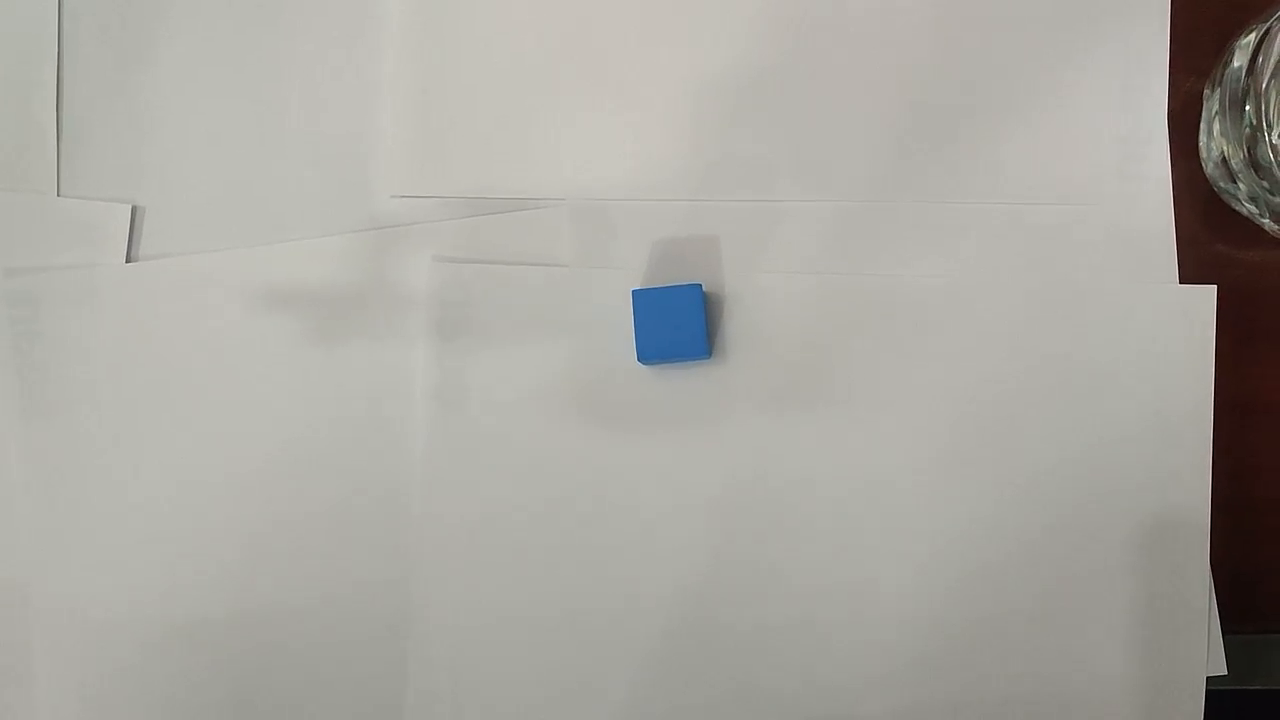
#> input picture frame 52 of video.mp4, 1280 x 720 px
$ python color.py
#> lines starting #> are read from the running program, lines starting #| are printed output that depends on the picture; after the words box and inside, x2 and y2 are one past the last pixel; in counts of white or black regions, pixels touching at a corner belong together
import cv2 as cv
import numpy as np

cap = cv.VideoCapture('./video.mp4')
# cap = cv.VideoCapture(0)

RED = [(136, 87, 111), (180, 255, 255)]
GREEN = [(25, 52, 72), (102, 255, 255)]
BLUE = [(94, 80, 2), (120, 255, 255)]

RGB = {
    'red': (0, 0, 255),
    'green': (0, 255, 0),
    'blue': (255, 0, 0),
}

def detect_color(hsv_frame, color_bounds):
    color_lower = np.array(color_bounds[0], np.uint8)
    color_upper = np.array(color_bounds[1], np.uint8)
    color_mask = cv.inRange(hsv_frame, color_lower, color_upper)

    kernel = np.ones((5, 5), "uint8")
    color_mask = cv.dilate(color_mask, kernel)
    contornos, _ = cv.findContours(color_mask, cv.RETR_TREE, cv.CHAIN_APPROX_SIMPLE)

    coordinates = []
    for contorno in contornos:
        area = cv.contourArea(contorno)

        if area > 1000:
            x, y, w, h = cv.boundingRect(contorno)
            x_center = x + w//2
            y_center = y + h//2
            coordinates.append((x, y, w, h, x_center, y_center))

    return coordinates

def draw_objects(frame, coordinates, label_color):
    for coordinate in coordinates:
        x, y, w, h, _, _ = coordinate
        cv.rectangle(frame, (x, y), (x+w, y+h), RGB[label_color], 2)
        cv.putText(frame, label_color, (x, y-10), cv.FONT_HERSHEY_SIMPLEX, 1, RGB[label_color], 2)

frame_count = -1
frame_interval = 10

last_blue_coords = []
last_red_coords = []
last_green_coords = []

while True:
    ret, frame = cap.read()
#> frame is the input picture: shape (720, 1280, 3); mean B, G, R 160.8, 167, 168.8
    if not ret:
        break

    frame_count += 1
    if frame_count % frame_interval == 0:
        hsv_frame = cv.cvtColor(frame, cv.COLOR_BGR2HSV)
#> hsv_frame: shape (720, 1280, 3); mean H, S, V 26, 19.7, 169.5

        last_red_coords = detect_color(hsv_frame, RED)
#> in detect_color, `contornos, _ = cv.findContours(color_mask, cv.RETR_TREE, cv.CHAIN_APPR..`: contornos = []
#> last_red_coords = []
        last_green_coords = detect_color(hsv_frame, GREEN)
#> in detect_color (call 2), `color_mask = cv.inRange(hsv_frame, color_lower, color_upper)`:
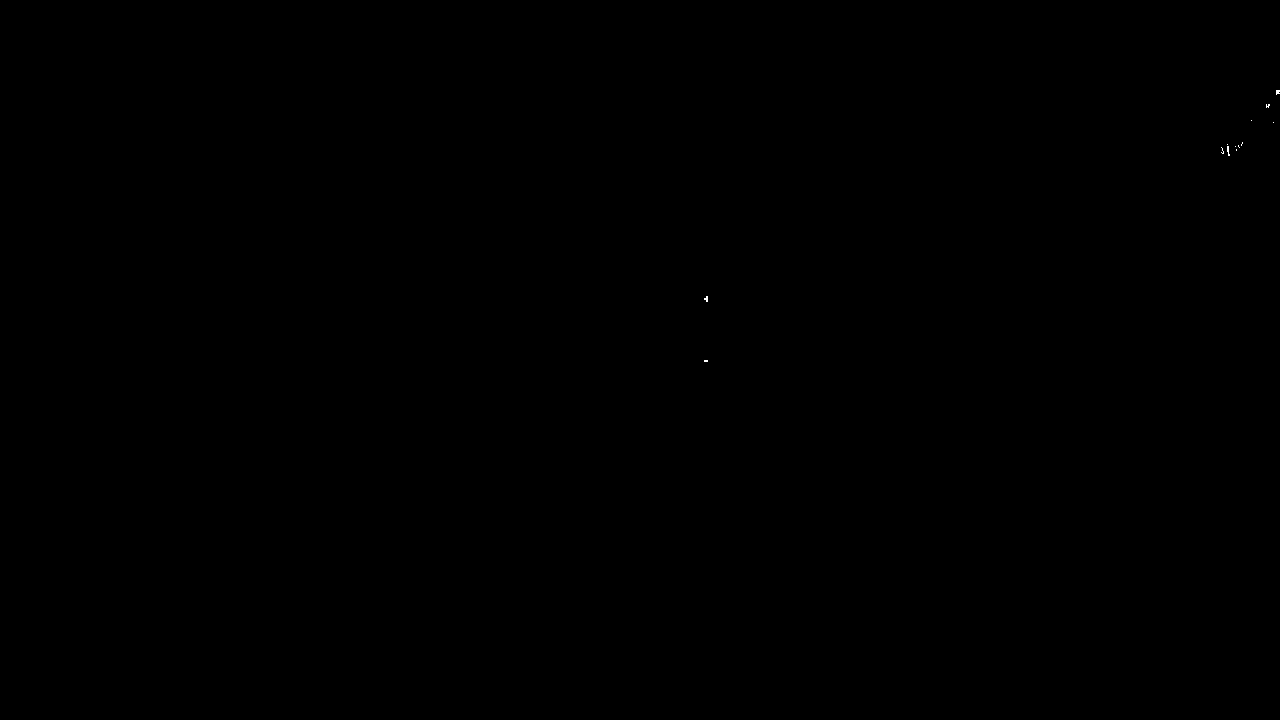
#> color_mask: shape (720, 1280); 0.01% white in thin lines or dots, all inside (x1, y1, x2, y2) = (704, 90, 1280, 362)
#> in detect_color (call 2), `contornos, _ = cv.findContours(color_mask, cv.RETR_TREE, cv.CHAIN_APPR..`: contornos = 8 contours, 2 with area under 20; largest, box (x1, y1, x2, y2) and area: (1219, 142, 1232, 158) 136, (1233, 140, 1245, 153) 82, (702, 294, 710, 304) 56, (1264, 102, 1272, 110) 48, (1274, 88, 1280, 97) 40, (702, 358, 710, 364) 35
#> the loop in detect_color (call 2), `for contorno in contornos:` made 8 passes
#> area on passes 2, 3, 4, 7, 8: 56, 136, 82.5, 47.5, 39.5
#> last_green_coords = []
        last_blue_coords = detect_color(hsv_frame, BLUE)
#> in detect_color (call 3), `color_mask = cv.inRange(hsv_frame, color_lower, color_upper)`:
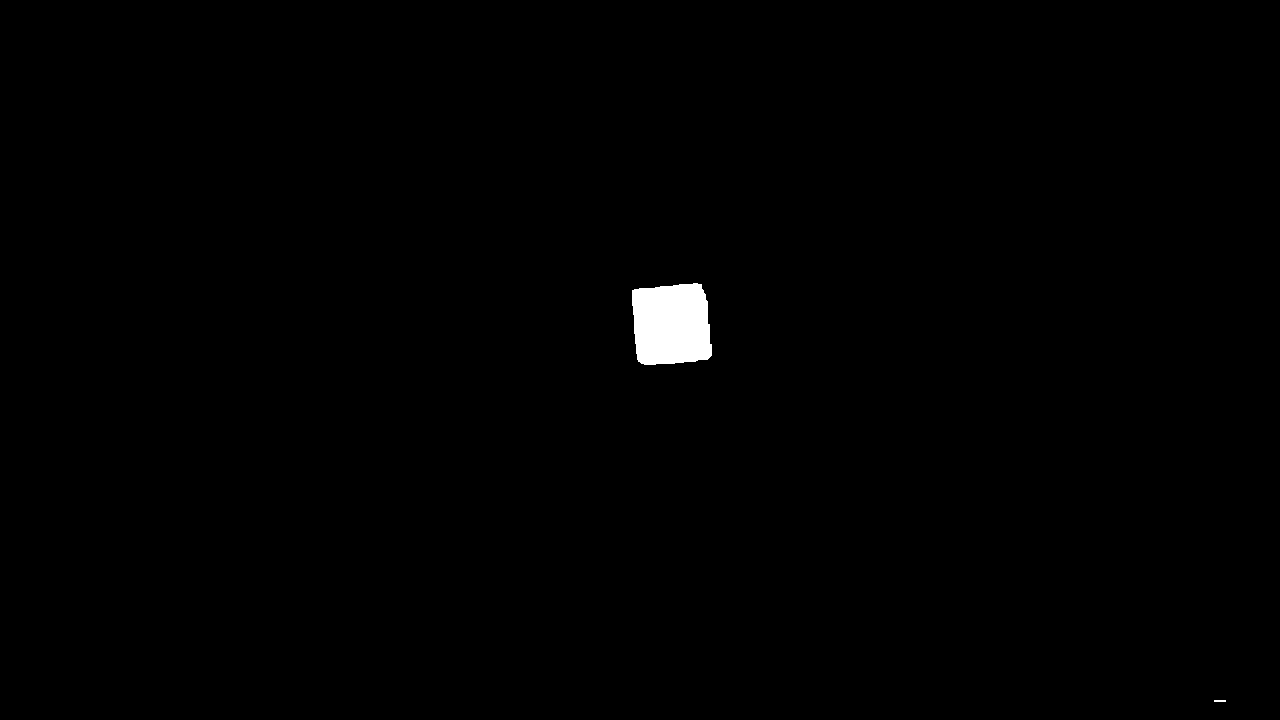
#> color_mask: shape (720, 1280); 0.62% white; 2 white regions, box (x1, y1, x2, y2) and area: (632, 283, 712, 365) 5725, (1214, 700, 1226, 702) 24
#> in detect_color (call 3), `color_mask = cv.dilate(color_mask, kernel)`:
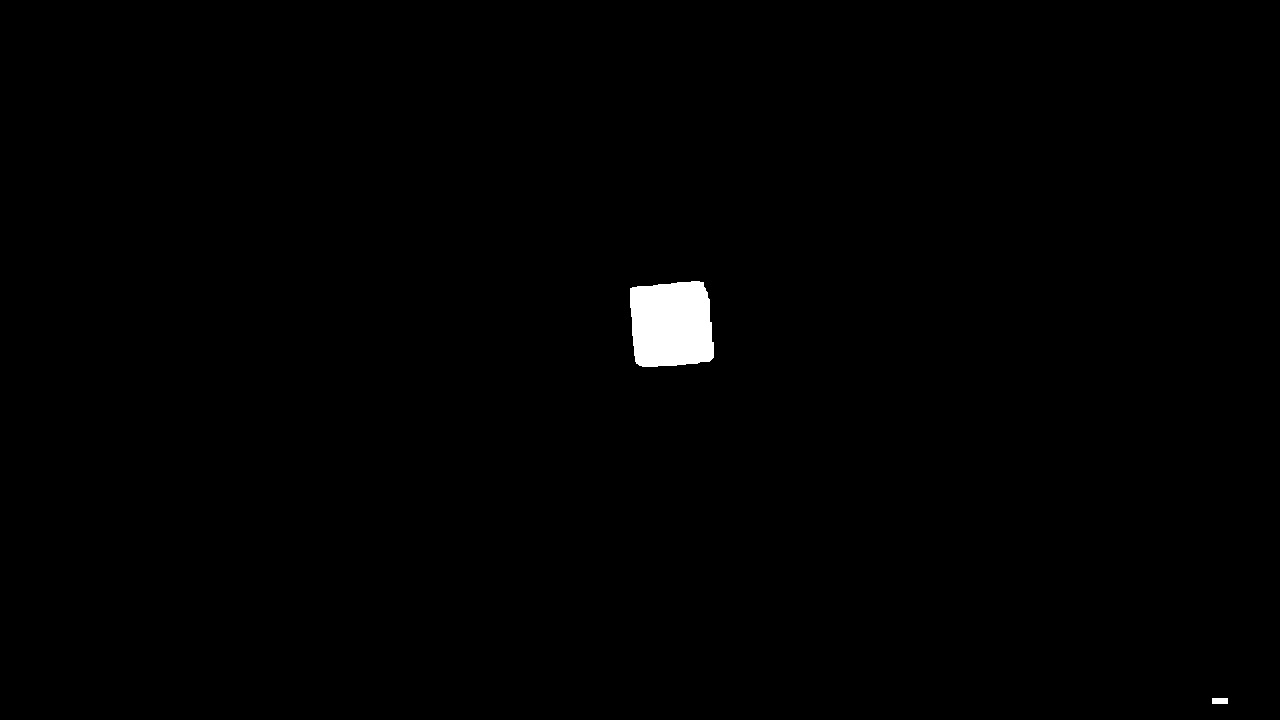
#> color_mask: shape (720, 1280); 0.7% white; 2 white regions
#> in detect_color (call 3), `contornos, _ = cv.findContours(color_mask, cv.RETR_TREE, cv.CHAIN_APPR..`: contornos = 2 contours; box (x1, y1, x2, y2) and area: (630, 281, 714, 367) 6237, (1212, 698, 1228, 704) 75
#> the loop in detect_color (call 3), `for contorno in contornos:` made 2 passes
#> (area, x, y, w, h, x_center, y_center) on pass 2: (6237, 630, 281, 84, 86, 672, 324)
#> after the loop in detect_color (call 3), `for contorno in contornos:`: coordinates = [(630, 281, 84, 86, 672, 324)]
#> last_blue_coords = [(630, 281, 84, 86, 672, 324)]

        if last_blue_coords:
            print(f"Blue object coordinates: {last_blue_coords}")
#| Blue object coordinates: [(630, 281, 84, 86, 672, 324)]

    draw_objects(frame, last_red_coords, 'red')
    draw_objects(frame, last_green_coords, 'green')
    draw_objects(frame, last_blue_coords, 'blue')
#> call 3 of draw_objects, with label_color = 'blue'
#> the loop in draw_objects (call 3), `for coordinate in coordinates:` made 1 pass
#> (coordinate, x, y, w, h) on pass 1: ((630, 281, 84, 86, 672, 324), 630, 281, 84, 86)
#> after the loop in draw_objects (call 3), `for coordinate in coordinates:`:
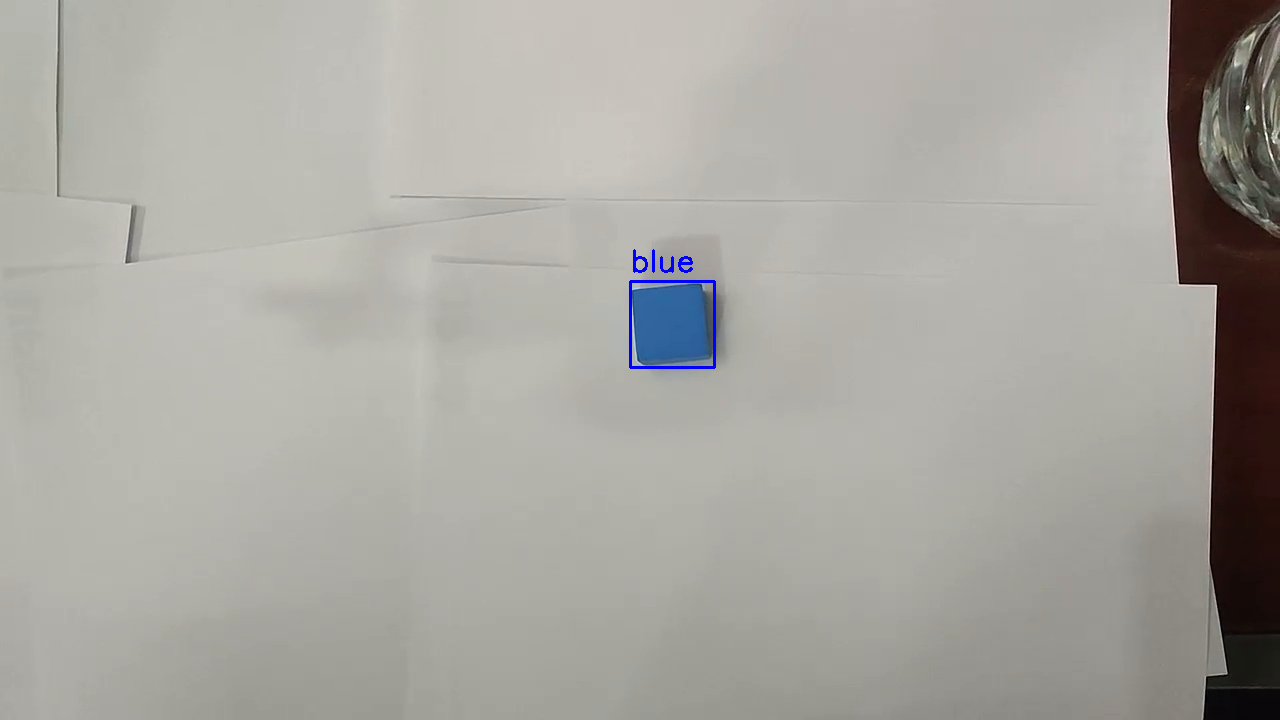
#> frame: shape (720, 1280, 3); 0.16% of pixels changed, all inside (x1, y1, x2, y2) = (629, 249, 716, 369)

    cv.imshow("Original", frame)

    if cv.waitKey(27) & 0xFF == ord('q'):
#> (key q is pressed here)
        break

cap.release()
cv.destroyAllWindows()

$ run again, starting later in the video
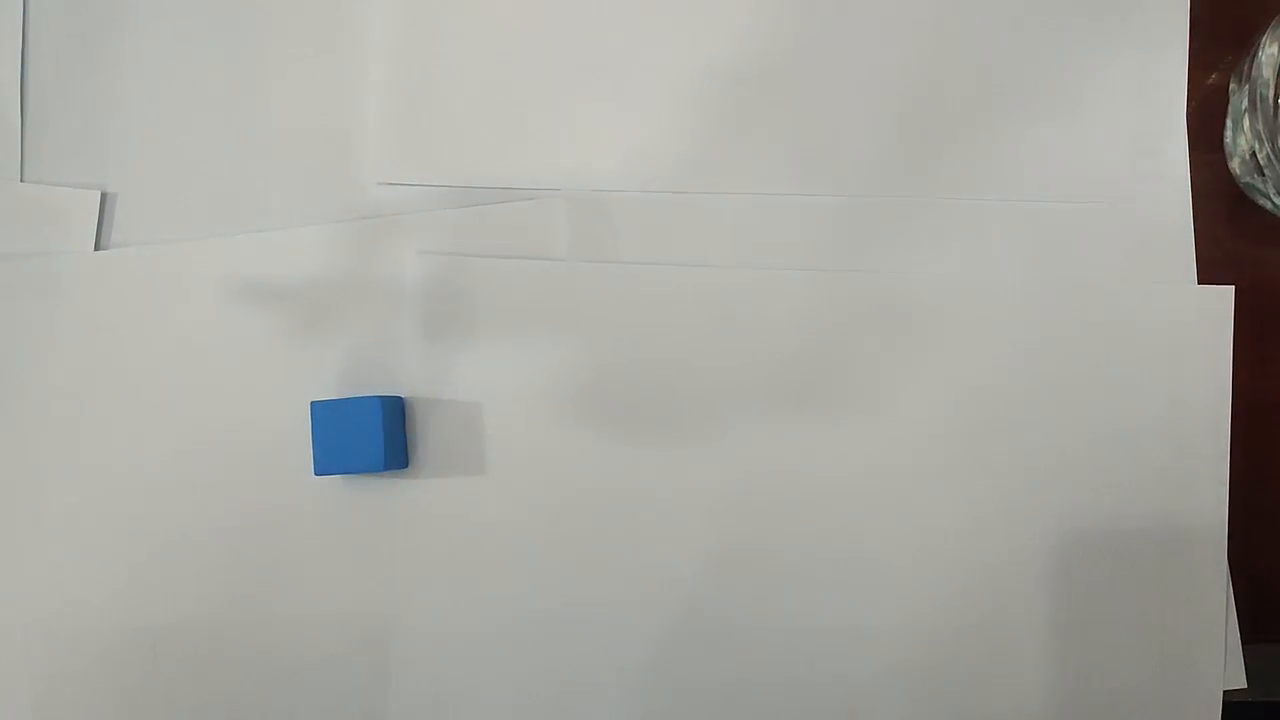
#> input picture frame 236 of video.mp4, 1280 x 720 px
#> frame is the input picture: shape (720, 1280, 3); mean B, G, R 162.8, 168.3, 168.5
#> hsv_frame: shape (720, 1280, 3); mean H, S, V 31.8, 16.5, 169.7
#> contornos = []
#> contornos = 9 contours; largest, box (x1, y1, x2, y2) and area: (308, 420, 314, 436) 72, (376, 393, 391, 398) 56, (370, 472, 380, 478) 45, (354, 472, 364, 478) 45, (350, 394, 360, 400) 45
#> the loop in detect_color (call 2), `for contorno in contornos:` made 9 passes
#> (contorno, area) on passes 1, 2, 3, 4, 6, 7, 8: ([[370, 472], [370, 477], [379, 477], [379, 472]], 45), ([[354, 472], [354, 477], [363, 477], [363, 472]], 45), ([[338, 472], [338, 477], [343, 477], [343, 472]], 25), ([[400, 468], [400, 473], [405, 473], [405, 468]], 25), ([[310, 399], [310, 403], [315, 403], [315, 399]], 20), ([[350, 394], [350, 399], [359, 399], [359, 394]], 45), ([[376, 393], [376, 397], [390, 397], [390, 393]], 56)
#> last_green_coords = []
#> in detect_color (call 3), `color_mask = cv.dilate(color_mask, kernel)`:
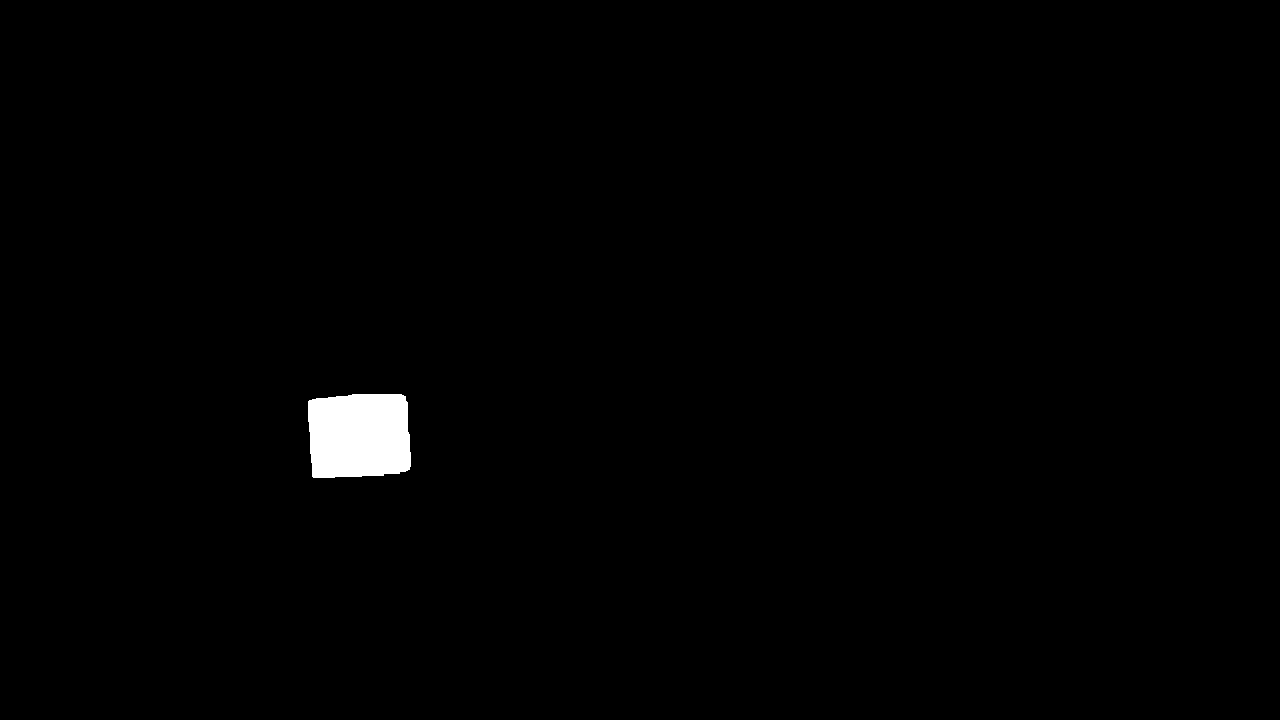
#> color_mask: shape (720, 1280); 0.87% white; 1 white region
#> contornos = 1 contour; box (x1, y1, x2, y2) and area: (308, 394, 411, 478) 7823
#> the loop in detect_color (call 3), `for contorno in contornos:` made 1 pass
#> (area, x, y, w, h, x_center, y_center) on pass 1: (7823, 308, 394, 103, 84, 359, 436)
#> after the loop in detect_color (call 3), `for contorno in contornos:`: coordinates = [(308, 394, 103, 84, 359, 436)]
#| Blue object coordinates: [(308, 394, 103, 84, 359, 436)]
#> the loop in draw_objects (call 3), `for coordinate in coordinates:` made 1 pass
#> (coordinate, x, y, w, h) on pass 1: ((308, 394, 103, 84, 359, 436), 308, 394, 103, 84)
#> after the loop in draw_objects (call 3), `for coordinate in coordinates:`:
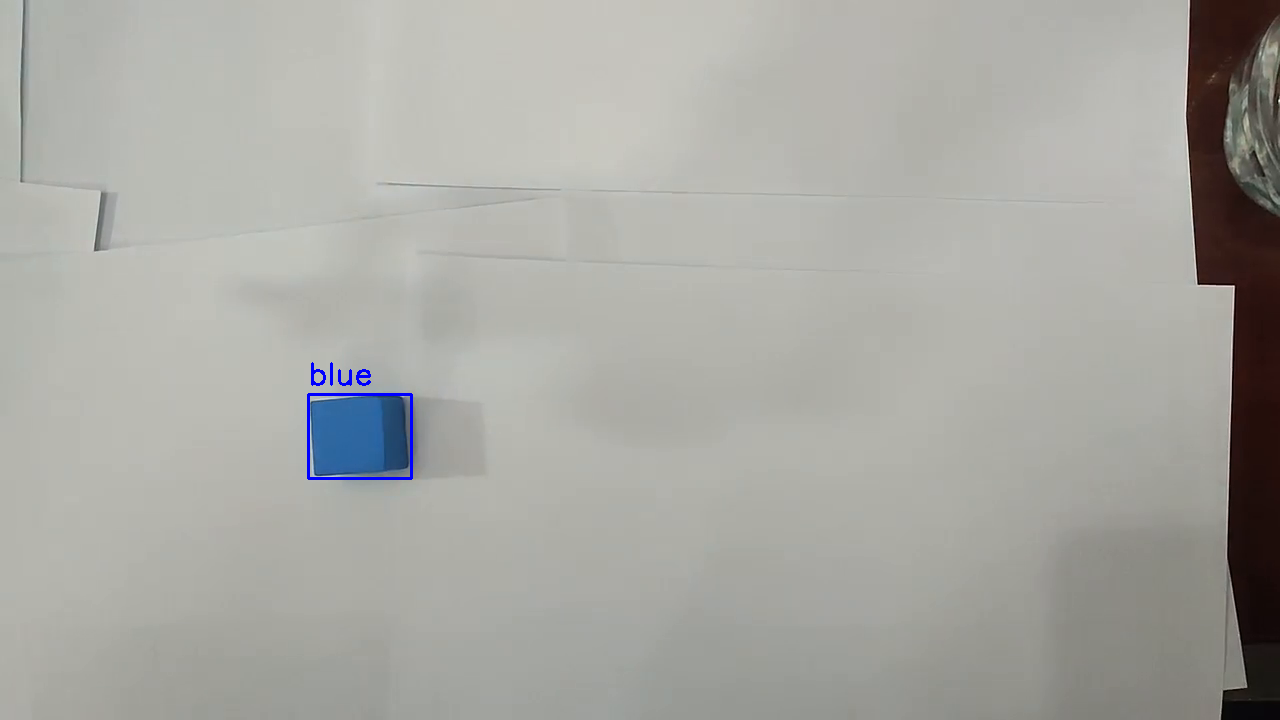
#> frame: shape (720, 1280, 3); 0.17% of pixels changed, all inside (x1, y1, x2, y2) = (307, 362, 413, 480)
